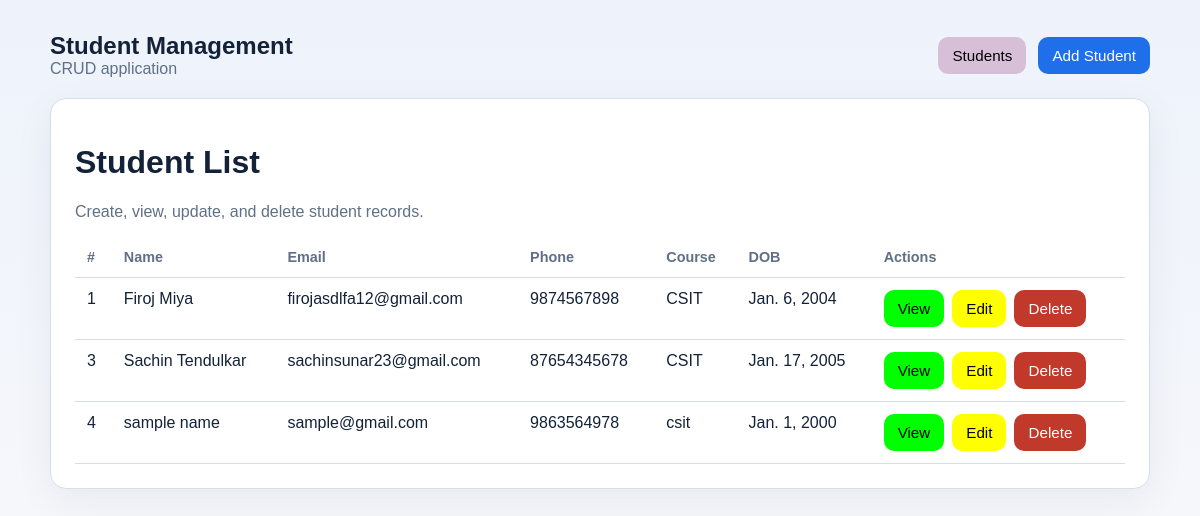
The page /student/ on the database its author committed.
### student/models.py (models this page shows, shortened)
class Student(models.Model):
	first_name = models.CharField(max_length=50)
	last_name = models.CharField(max_length=50)
	email = models.EmailField(unique=True)
	phone = models.CharField(max_length=15)
	course = models.CharField(max_length=100)
	date_of_birth = models.DateField(default=date(2000, 1, 1))
	address = models.TextField()
	created_at = models.DateTimeField(auto_now_add=True)

### student/views.py (the view)
# urls.py: path('', views.student_list, name='list'),
def student_list(request):
	students = Student.objects.order_by('first_name', 'last_name')
	return render(request, 'student/student_list.html', {'students': students})

### student/templates/student/student_list.html (shortened to what this page needs)
{% extends 'student/base.html' %}
{% block content %}
<div class="card">
    <h1>Student List</h1>
    <p class="muted">Create, view, update, and delete student records.</p>
    <table>
        <thead>
            <tr>
                <th>#</th>
                <th>Name</th>
                <th>Email</th>
                <th>Phone</th>
                <th>Course</th>
                <th>DOB</th>
                <th>Actions</th>
            </tr>
        </thead>
        <tbody>
            {% for student in students %}
            <tr>
                <td>{{ student.id }}</td>
                <td>{{ student.first_name }} {{ student.last_name }}</td>
                <td>{{ student.email }}</td>
                <td>{{ student.phone }}</td>
                <td>{{ student.course }}</td>
                <td>{{ student.date_of_birth }}</td>
                <td>
                    <div class="actions">
                        <a href="{% url 'student:detail' student.id %}" class="btn btn-green">View</a>
                        <a href="{% url 'student:update' student.id %}" class="btn btn-yellow">Edit</a>
                        <a href="{% url 'student:delete' student.id %}" class="btn btn-danger">Delete</a>
                    </div>
                </td>
            </tr>
            {% empty %}
            <tr>
                <td colspan="7">No students found. Use the Add Student button to create one.</td>
            </tr>
            {% endfor %}
        </tbody>
    </table>
</div>
{% endblock %}

### student/templates/student/base.html (style rules this page uses)
:root { color-scheme: light; --bg: #f5f7fb; --panel: #ffffff; --text: #132238; --muted: #607086; --accent: #1f6feb; --accent-dark: #164ea3; --border: #d7deea; --danger: #c0392b; }
* { box-sizing: border-box; }
body { margin: 0; font-family: Arial, Helvetica, sans-serif; background: linear-gradient(180deg, #eef3fb 0%, var(--bg) 100%); color: var(--text); }
a { color: var(--accent); text-decoration: none; }
.card { background: var(--panel); border: 1px solid var(--border); border-radius: 16px; box-shadow: 0 12px 40px rgba(19, 34, 56, 0.06); padding: 24px; }
.btn { display: inline-block; padding: 10px 14px; border-radius: 10px; border: 0; font-size: 0.95rem; cursor: pointer; background: var(--accent); color: white; }
.btn-danger { background: var(--danger); }
.btn-green { background: rgb(0, 255, 0); color: black; }
.btn-yellow { background: rgb(255, 255, 0); color: black; }
table { width: 100%; border-collapse: collapse; overflow: hidden; }
th, td { padding: 12px; text-align: left; border-bottom: 1px solid var(--border); vertical-align: top; }
th { color: var(--muted); font-weight: 600; font-size: 0.9rem; }
.actions { display: flex; gap: 8px; flex-wrap: wrap; }
.muted { color: var(--muted); }

### rows shown on the page
Student: id "1", first_name "Firoj", last_name "Miya", email "firojasdlfa12@gmail.com", phone "9874567898", course "CSIT", date_of_birth "Jan. 6, 2004"
Student: id "3", first_name "Sachin", last_name "Tendulkar", email "sachinsunar23@gmail.com", phone "87654345678", course "CSIT", date_of_birth "Jan. 17, 2005"
Student: id "4", first_name "sample", last_name "name", email "sample@gmail.com", phone "9863564978", course "csit", date_of_birth "Jan. 1, 2000"
